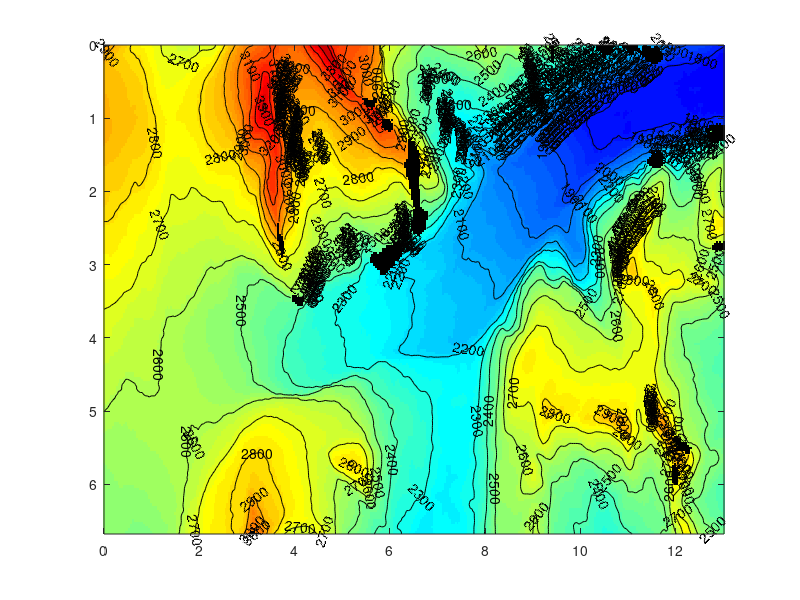

Reproduce this figure in MATLAB. (Note: this script raises an error after producing the figure.)
%
% plotSask
%
%
% Plots topographic map Sasketchewan glacier
%

display('Loading data...');
load data_saskatchewan

% Plotting map of Sasketchewan Glacier
display('Plotting Sasketchewan Glacier...');
figure
imagesc(x_sask,y_sask,h_sask);
hold on
[c,p]=contour(x_sask,y_sask,h_sask,[0:100:4000],'k');
clabel(c,p);
hold off
caxis([1500 3500]);
colormap(cmap);
colorbar('horiz');
axis equal tight
xlabel('distance east [km]');
ylabel('distance south [km]');
title('Sasketchewan Glacier, elevation [m]');
text(7,3.8,'Sasketchewan Glacier','Rotation',40,'color','white');
